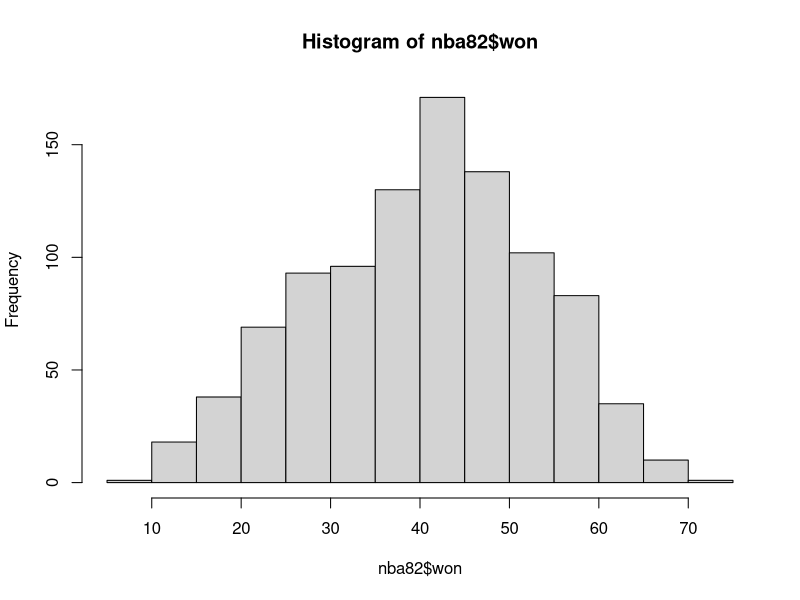
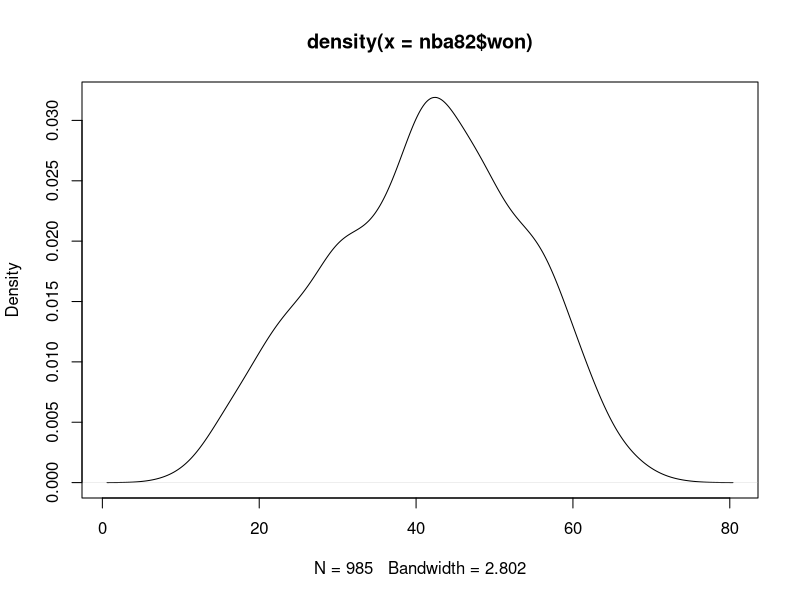
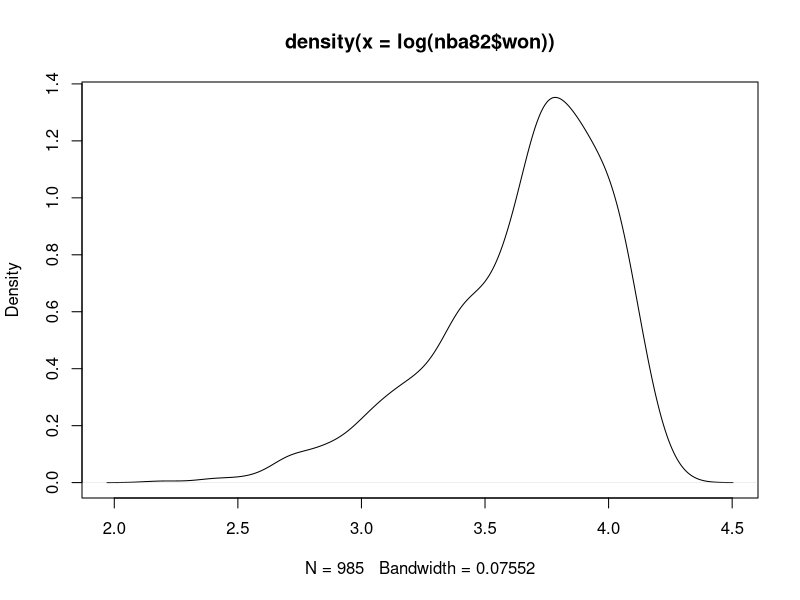
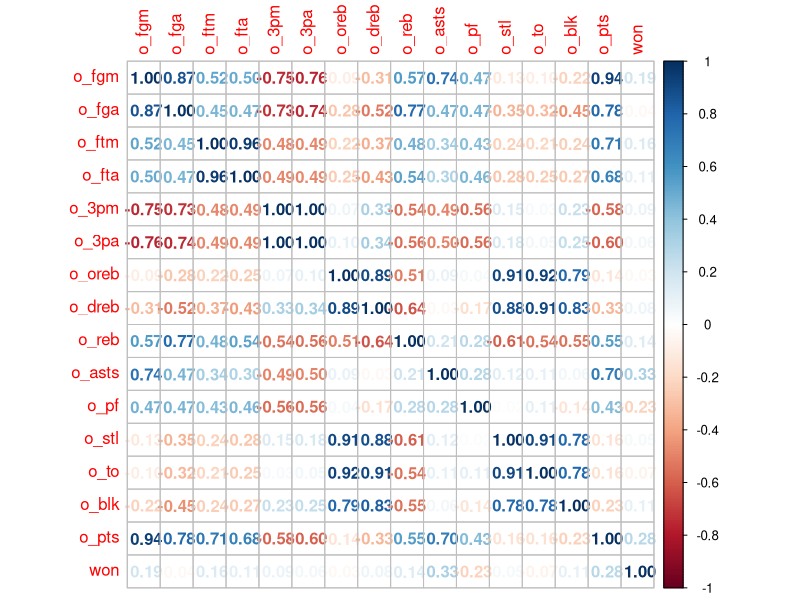
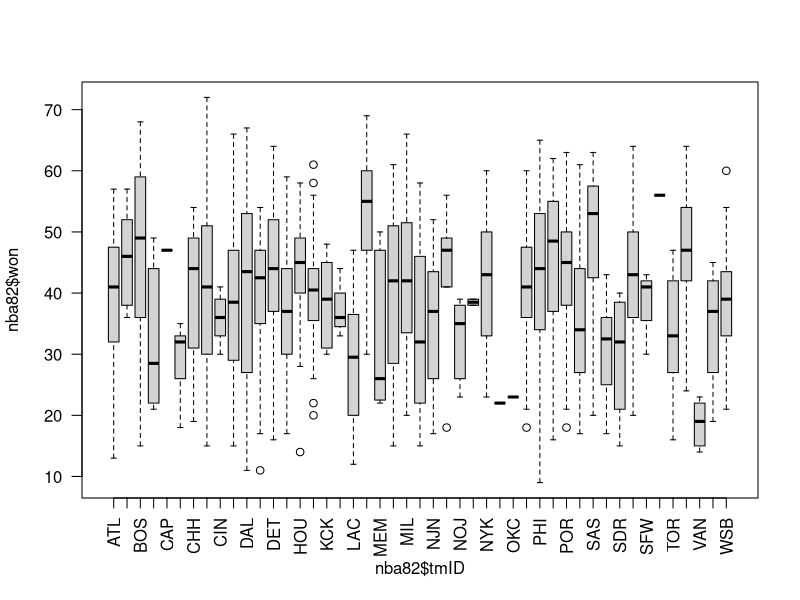

These charts were generated, in order, by the following R code:
## ---- chunk 1
knitr::opts_chunk$set(echo = TRUE)
## ---- chunk 2
setwd("C:\\Users\\bnsda\\Desktop\\Progetti_R\\PROGETTO\\MATERIALE")
ds = read.delim("basketball_teams.txt")
head (ds)

## ---- chunk 3
# select league
nba = ds[ds$lgID=="NBA",]
aba = ds[ds$lgID=="ABA",]
nbl = ds[ds$lgID=="NBL",]

# define the variable: "qualified for the playoff"
ds$DP_playoff = 0
ds$DP_playoff[ds$playoff !=""] = 1

# define the variable: "went to the finals"
ds$DP_playoff = 0
ds$DP_playoff[ds$playoff =="F"] = 1

# define the variable: "won the title"
ds$DP_playoff = 0
ds$DP_playoff[ds$playoff =="Won NBA championship"] = 1

# choose selected years
first = 2000 # first year 
last = 2009 # last year
dsy = ds[ds$year >= first & ds$year <= last,]

## ---- chunk 4
# Vediamo se ci sono valori mancanti nel dataset:
sum(is.na(ds))

# usiamo il summary pervedere in quali variabili
summary(ds)
# risulta minuti giocati
ds2 = ds[!is.na(ds$min),]
# usare quest'ultimo nel caso in cui la variabile "min" venga usata come esplicativa


# Dato che alcune variabili (lgID, franchisIDM CONFid) vengono considerate come character e non factor le trasformiamo:
str(ds)

ds$lgID <- as.factor(ds$lgID)
ds$franchID <- as.factor(ds$franchID)

summary(ds)
# questo ci permette di avere una migliore rappresentazione col summary
# e anche di poter generare variabili dummy

# sintesi dati fattori
table(ds$lgID)
table(ds$year, ds$lgID)



# Vediamo un pochino meglio il dataset ora:
summary(ds)
## ---- chunk 5
# sUPPONIAMO la variabile risposta essere "won", per le stagione in cui le gare sono state 82

nba82 = ds[ds$lgID=="NBA" & ds$games==82,]

# histogram
hist(nba82$won)
#plot density
plot(density(nba82$won))

# buon adattamento normale
# altrimenti log trasfomation

plot(density(log(nba82$won)))
# meglio di no
## ---- chunk 6
library("corrplot")
M <- cor(as.matrix(nba82[,c(11:25,54)]))
         # correlation matrix
corrplot(M, method = 'number')
## ---- chunk 7
# variabili fattori
boxplot(nba82$won ~ nba82$tmID, las=2)

## ---- chunk 8

# stimo il modello
(res1 = lm(won ~ o_fgm, data = nba82))
(res2 = lm(won ~ o_fgm + o_fga, data = nba82))

# creo nuova variabile (percentuale di tiro dal campo)
nba82$o_fgpc = nba82$o_fgm / nba82$o_fga * 100
(res3 = lm(won ~ o_fgpc, data = nba82))

# dipende anche da percentuale tiro dal campo squadra avversaria
nba82$d_fgpc = nba82$d_fgm / nba82$d_fga * 100
(res4 = lm(won ~ o_fgpc + d_fgpc, data = nba82))

# dipende anche dai rimbalzi totali di dquadra e degli avversari
(res5 = lm(won ~ o_fgpc + d_fgpc + o_reb + d_reb, data = nba82))

# variabili fattori (dummy)
table(nba82$tmID)
#media vittorie in più rispetto ad Atlanta
(res6 = lm(won ~ o_fgpc + d_fgpc + tmID, data = nba82))

# Dean's 4 factors
nba82$o_df1 = (nba82$o_fgm + 0.5*nba82$o_3pm) / nba82$o_fga
nba82$d_df1 = (nba82$d_fgm + 0.5*nba82$d_3pm) / nba82$d_fga
nba82$o_df2 = nba82$o_to / (nba82$o_to + nba82$o_fga + 0.44*nba82$o_fta)
nba82$d_df2 = nba82$d_to / (nba82$d_to + nba82$d_fga + 0.44*nba82$d_fta)
nba82$o_df3 = nba82$o_oreb / (nba82$o_oreb + nba82$d_dreb)
nba82$d_df3 = nba82$d_oreb / (nba82$d_oreb + nba82$o_dreb)
nba82$o_df4 = nba82$o_ftm / nba82$o_fga
nba82$d_df4 = nba82$d_ftm / nba82$d_fga

(res7 = lm(won ~ o_df1 + d_df1 + o_df2 + d_df2 + o_df3 + d_df3 + o_df4 + d_df4, data= nba82))
summary(res7)
